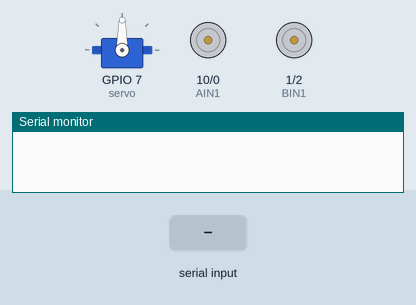
Recording of a sketch running on a simulated ESP32-S3. Parts: servo, motor-driver pin pairs drawn as motors (green arrow = first pin HIGH = forward, orange = second pin HIGH = backward, longer = more drive, scaled by the enable pin), the last lines printed to the serial monitor. Inputs (shaded band) come from the test bench.

Above: at 1.2 s.
1.3 s: "90,45\n" received over the second serial link
At 2.4 s:
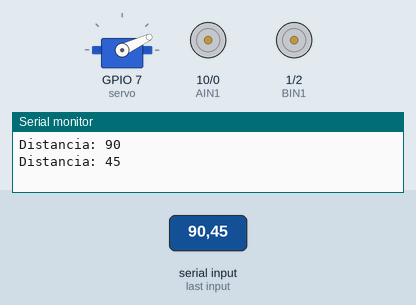
2.8 s: "30,150\n" received over the second serial link
At 3.5 s:
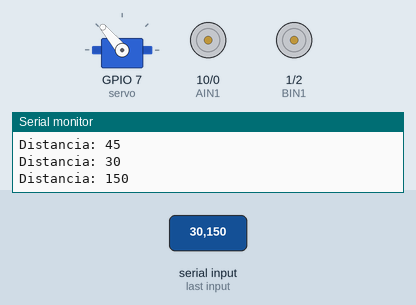
4.3 s: "5\n" received over the second serial link
At 4.7 s:
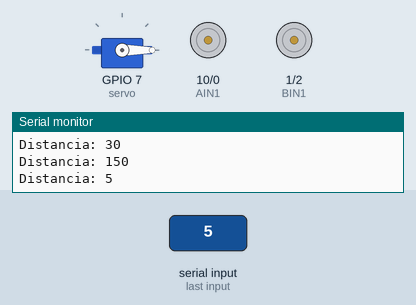
5.8 s: "200\n" received over the second serial link
At 7.0 s:
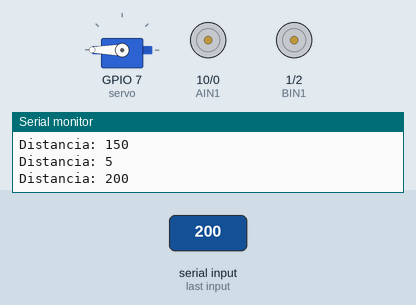
7.3 s: "90\n" received over the second serial link
At 8.1 s:
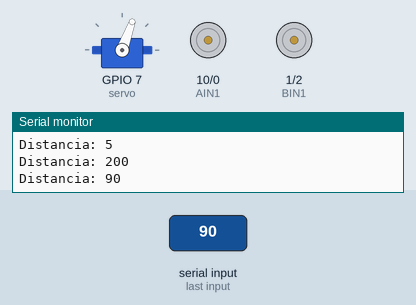
Timing chart, 0 to 9.8 s (numbered marks = the images above; inputs shaded):
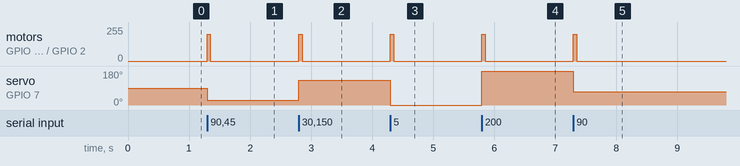

Measured:
- after the input at 1.3 s, motor on GPIO 10 (AIN1) / GPIO 0 (AIN2), motor on GPIO 1 (BIN1) / GPIO 2 (BIN2): stopped → forward 200/255 at once, → stopped 0.05 s later; servo on GPIO 7 (servo): 90° → 25° at once
- after the input at 2.8 s, motor on GPIO 10 (AIN1) / GPIO 0 (AIN2), motor on GPIO 1 (BIN1) / GPIO 2 (BIN2): stopped → forward 200/255 at once, → stopped 0.05 s later; servo on GPIO 7 (servo): 25° → 130° at once
- after the input at 4.3 s, motor on GPIO 10 (AIN1) / GPIO 0 (AIN2), motor on GPIO 1 (BIN1) / GPIO 2 (BIN2): stopped → forward 200/255 at once, → stopped 0.05 s later; servo on GPIO 7 (servo): 130° → 0° at once
- after the input at 5.8 s, motor on GPIO 10 (AIN1) / GPIO 0 (AIN2), motor on GPIO 1 (BIN1) / GPIO 2 (BIN2): stopped → forward 200/255 at once, → stopped 0.05 s later; servo on GPIO 7 (servo): 0° → 180° at once
- after the input at 7.3 s, motor on GPIO 10 (AIN1) / GPIO 0 (AIN2), motor on GPIO 1 (BIN1) / GPIO 2 (BIN2): stopped → forward 200/255 at once, → stopped 0.05 s later; servo on GPIO 7 (servo): 180° → 70° at once

The sketch:

ESP32_ReceptorFinalCreo.ino
```cpp
#include <ESP32Servo.h>

Servo servo;

int angulo;
int distancia;

// TB6612FNG
#define PWMA 5
#define AIN1 10
#define AIN2 0

#define PWMB 6
#define BIN1 1
#define BIN2 2

//#define STBY 4

void setup() {

Serial.begin(115200);

// RX=8 TX=9
Serial1.begin(9600, SERIAL_8N1, 8, 9);
Serial1.setTimeout(50);

servo.attach(7);

pinMode(AIN1, OUTPUT);
pinMode(AIN2, OUTPUT);
pinMode(BIN1, OUTPUT);
pinMode(BIN2, OUTPUT);
// pinMode(STBY, OUTPUT);

pinMode(PWMA, OUTPUT);
pinMode(PWMB, OUTPUT);

//digitalWrite(STBY, HIGH); // habilita el driver

// motores apagados al iniciar
analogWrite(PWMA, 0);
analogWrite(PWMB, 0);
}

void loop() {

if (Serial1.available()) {

distancia = Serial1.parseInt();

if (distancia > 0) {

Serial.print("Distancia: ");
Serial.println(distancia);

// servo
angulo = map(distancia, 20, 200, 0, 180);
angulo = constrain(angulo, 0, 180);
servo.write(angulo);

digitalWrite(AIN1, HIGH);
digitalWrite(AIN2, LOW);

digitalWrite(BIN1, HIGH);
digitalWrite(BIN2, LOW);

analogWrite(PWMA, 200);
analogWrite(PWMB, 200);
}
else {

analogWrite(PWMA, 0);
analogWrite(PWMB, 0);

digitalWrite(AIN1, LOW);
digitalWrite(AIN2, LOW);
digitalWrite(BIN1, LOW);
digitalWrite(BIN2, LOW);
}
}
}
```
